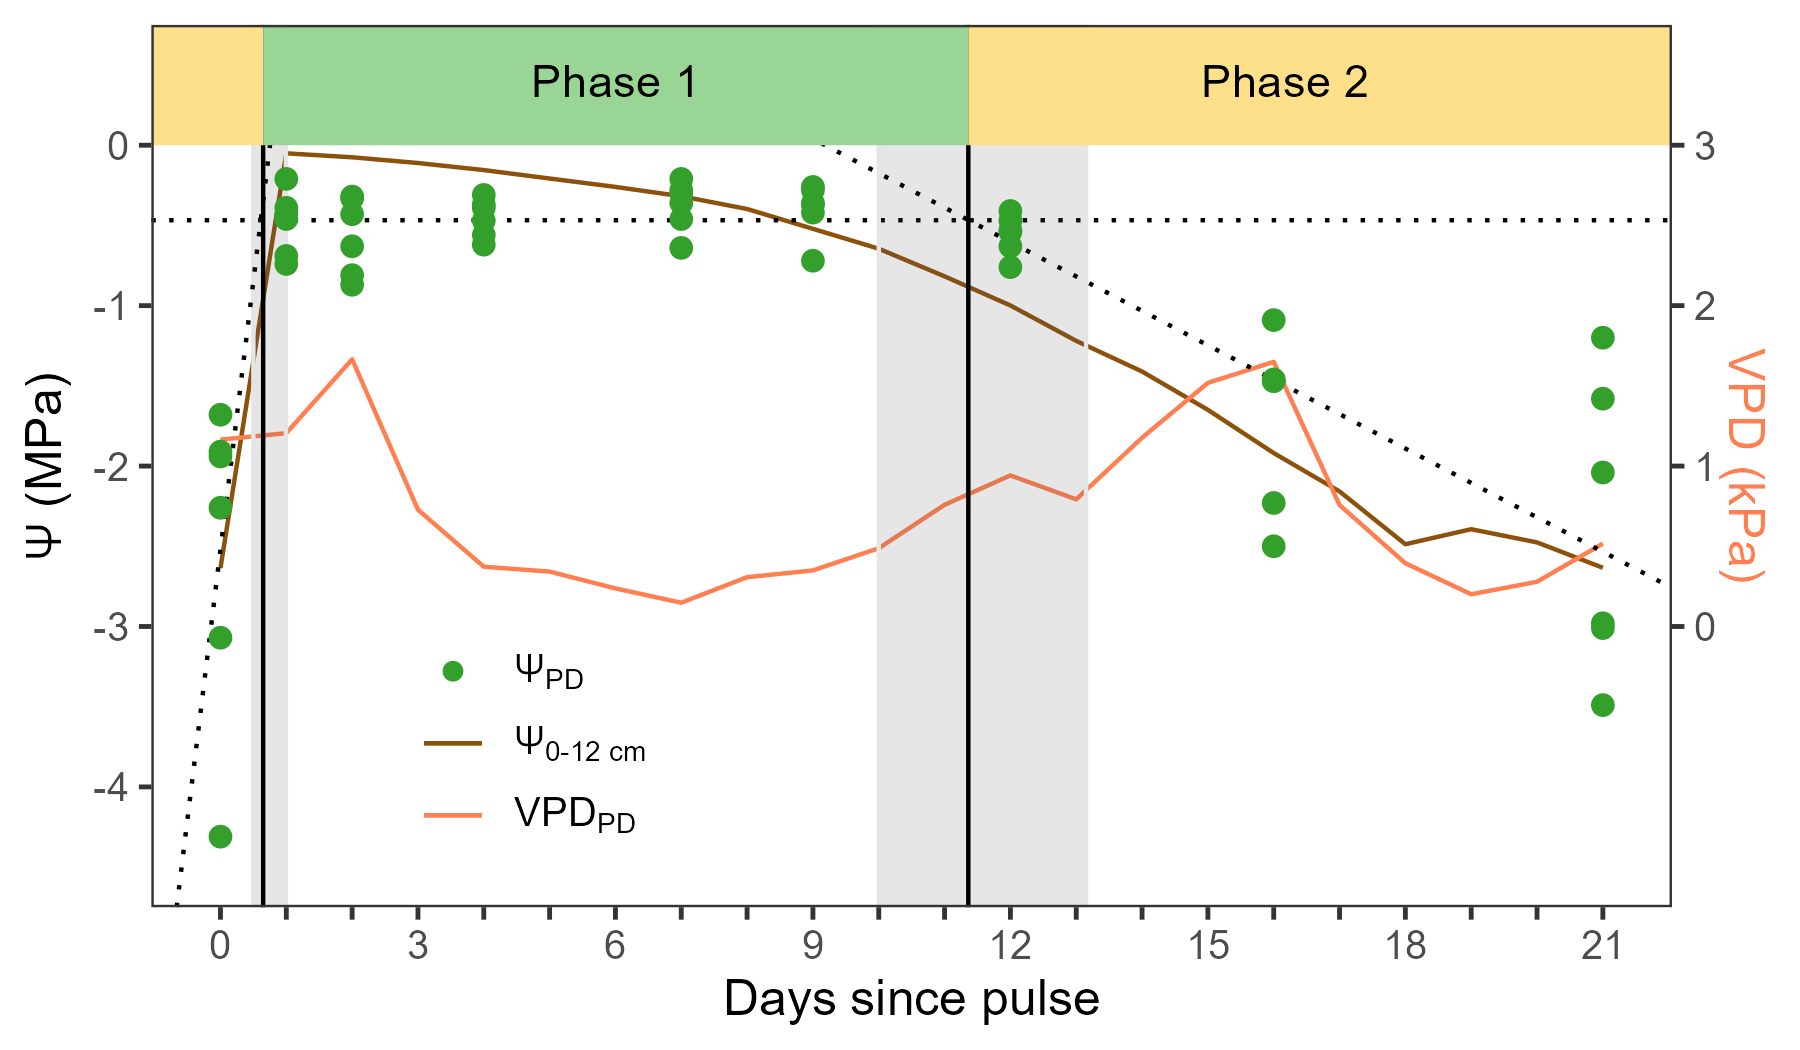

Source code (R):
# Changepoint model with parameters for S4 PD only
# Plot with SWP and VPD
# Derives the phases 0/1/2 for further analysis

library(coda)
library(tidyverse)
library(broom.mixed)
library(ggh4x)
library(RColorBrewer)


# Load data
load("scripts/mod4 - piecewise/s4_all.Rdata")
temp <- dat2 |> 
  filter(variable == "WP",
         period == "predawn") |> 
  mutate(plot = factor(ID))
# n=54 S4 predawns

vpd <- read_csv("data_clean/vpd_daily_daytime.csv") |> 
  filter(location == "outside",
         period == "PD", 
         date >= min(temp$date_col),
         date <= max(temp$date_col)) |> 
  rename(Dmean = mean) |> 
  select(-period, -location, -sd) |> 
  mutate(days_since_pulse = 0:21)

swp <- read_csv("data_clean/swp_daily_daytime.csv") |> 
  filter(period == "morn",
         summer == "S4",
         depth %in% c("0-12 cm", "25 cm"),
         date >= min(temp$date_col),
         date <= max(temp$date_col)) |> 
  select(-period, -sd, depth) |> 
  pivot_wider(names_from = depth,
              values_from = mean) |>
  rename(trt_s = summer, SWP_1 = `0-12 cm`, SWP_2 = `25 cm`) |> 
  mutate(days_since_pulse = 0:21)

# Load coda_params
load("scripts/mod4 - piecewise/coda/coda_params_mod1.Rdata")

param_sum <- tidyMCMC(coda_params,
                      conf.int = TRUE,
                      conf.method = "HPDinterval") %>%
  rename(pred.mean = estimate,
         pred.lower = conf.low,
         pred.upper = conf.high)

# Load coda_pred
load("scripts/mod4 - piecewise/coda/coda_pred_mod1.Rdata")

# Summarize replicated data
pred_sum <- tidyMCMC(coda_pred,
                     conf.int = TRUE,
                     conf.method = "HPDinterval") %>%
  rename(pred.mean = estimate,
         pred.lower = conf.low,
         pred.upper = conf.high)

# Join predicted with original and soil water potential for plotting
preds <- cbind.data.frame(temp, pred_sum) 

# Obtain other parameters of interest
cps <- param_sum |> 
  filter(grepl("^mu\\.cp", term))

maxy <- param_sum |> 
  filter(grepl("mu\\.maxy", term))

ab1 <- param_sum |> 
  filter(grepl("mu\\.a$", term) | grepl("mu\\.b\\[1", term)) |> 
  mutate(var = c("intercept", "slope"))

ab2 <- param_sum |> 
  filter(grepl("mu\\.a2", term) | grepl("mu\\.b\\[2", term)) |> 
  mutate(var = c("intercept", "slope"))

#  Establish colors
cols_br_gn <- brewer.pal(7, "BrBG")
display.brewer.pal(7, "BrBG")
cols_gn <- brewer.pal(4, "Paired")
display.brewer.pal(4, "Paired")
cols_div <- brewer.pal(7, "Spectral")
display.brewer.pal(7, "Spectral")

# Create labels 
labs <- c(lapply(c("PD", "0-12 cm"), function(i) bquote(Psi[.(i)])),
          lapply(c("PD"), function(i) bquote(VPD[.(i)])))


# Create dataframe for Phase labels
phases <- data.frame(lab = c("", "Phase 1", "Phase 2"),
                     xmin = c(-Inf, cps$pred.mean),
                     xmax = c(cps$pred.mean, Inf),
                     ymin = rep(0, 3),
                     ymax = rep(Inf, 3),
                     xmean = c(0, mean(cps$pred.mean), 
                               mean(c(cps$pred.mean[2], 21))),
                     ymean = rep(0.5, 3))

fig4 <- preds |> 
  ggplot() +
  geom_line(data = swp, 
            aes(x = days_since_pulse, y = SWP_1,
                color = "SWP_1"),
            lty = "solid") +
  # geom_line(data = swp, 
  #           aes(x = days_since_pulse, y = SWP_2,
  #               color = "SWP_2"),
  #           lty = "longdash") +
  geom_line(data = vpd, 
            aes(x = days_since_pulse, y = Dmean-3,
                color = "VPD")) +
  geom_hline(data = maxy, 
             aes(yintercept = pred.mean),
             linetype = "dotted") +
  geom_rect(data = cps,
            aes(ymin = -Inf, ymax = Inf,
                xmin = pred.lower, xmax = pred.upper),
            color = "gray90", alpha = 0.15) +
  geom_vline(data = cps,
             aes(xintercept = pred.mean)) +
  geom_abline(slope = ab1$pred.mean[2],
              intercept = ab1$pred.mean[1],
              linetype = "dotted") +
  geom_abline(slope = ab2$pred.mean[2],
              intercept = ab2$pred.mean[1],
              linetype = "dotted") +
  geom_point(aes(x = days_since_pulse, y = value,
                 color = "LWP"),
             size = 2) +
  geom_rect(data = phases,
            aes(xmin = xmin, xmax = xmax,
                ymin = ymin, ymax = ymax, 
                fill = lab),
            color = NA) +
  geom_text(data = phases,
            aes(x = xmean, y = ymean,
                label = lab),
            vjust = 1, hjust = 0.5) +
  scale_y_continuous(expression(paste(Psi, " (MPa)")), 
                     limits = c(-4.5, 0.5),
                     sec.axis = sec_axis(~.+3, 
                                         "VPD (kPa)",
                                         breaks = 0:3)) +
  scale_x_continuous(name = "Days since S4 pulse", 
                     minor_breaks = seq(0, 21, 1),
                     breaks = seq(0, 21, 3),
                     limits = c(0, 21),
                     guide = "axis_minor") +
  scale_color_manual(values = c(cols_gn[4], cols_br_gn[1], "coral"),
                     labels = labs) +
  scale_fill_manual(values = c("tan", cols_div[6], "tan")) +
  theme_bw(base_size = 12) +
  theme(ggh4x.axis.ticks.length.minor = rel(1),
        panel.grid = element_blank(),
        legend.title = element_blank(),
        legend.position = "inside",
        legend.position.inside = c(0.25, 0.2),
        legend.background = element_blank(),
        axis.title.y.right = element_text(color = "coral")) +
  guides(fill = "none",
         color = guide_legend(override.aes = list(shape = c(16, NA, NA),
                                                  linetype = c(NA, 1, 1))))



ggsave(filename = "fig_scripts/fig4.png",
       plot = fig4,
       height = 3.5,
       width = 6,
       units = "in")

#### Calculations ####
# What range of SWP is encompassed by the shift from
# Phase 1 to Phase 2?

cp_range <- c(cps[2, 4], cps[2, 5])

swp |> 
  filter(days_since_pulse >= cp_range[1],
         days_since_pulse <= cp_range[2]) |> 
  pull(SWP_1) |> 
  range() # -1.22 to -0.65

swp |> 
  filter(days_since_pulse >= cp_range[1],
         days_since_pulse <= cp_range[2]) |> 
  pull(SWP_1) |> 
  mean() # -0.92

# As a rule of thumb, we define the threshold as SWP_1 = -1 MPa
# Which in this soil is equivalent to VWC ~= 0.04 cm3/cm3

swp |> 
  filter(days_since_pulse >= cp_range[1],
         days_since_pulse <= cp_range[2]) |> 
  pull(SWP_2) |> 
  range() # -1.22 to -0.65

swp |> 
  filter(days_since_pulse >= cp_range[1],
         days_since_pulse <= cp_range[2]) |> 
  pull(SWP_2) |> 
  mean() # -0.57

# As a rule of thumb, we define the threshold as SWP_2 = -0.6 MPa
# Which in this soil is equivalent to VWC ~= 0.0495 cm3/cm3


